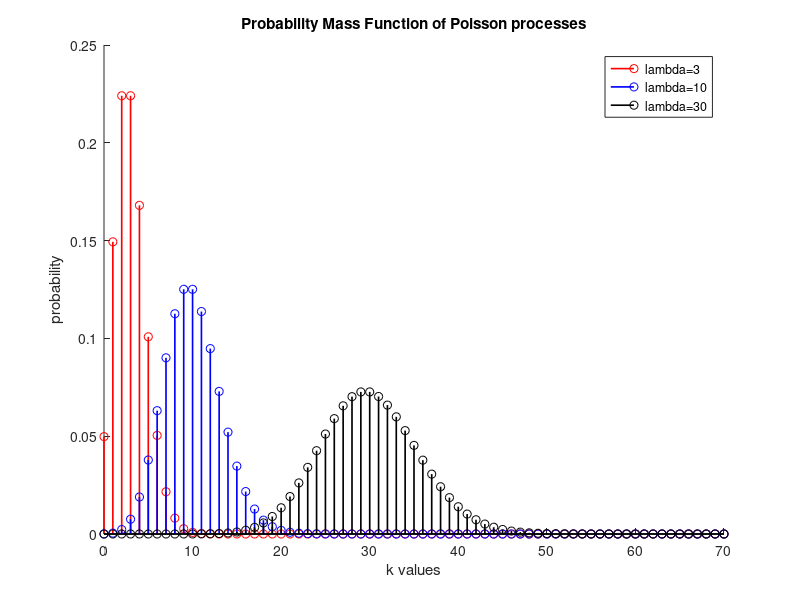
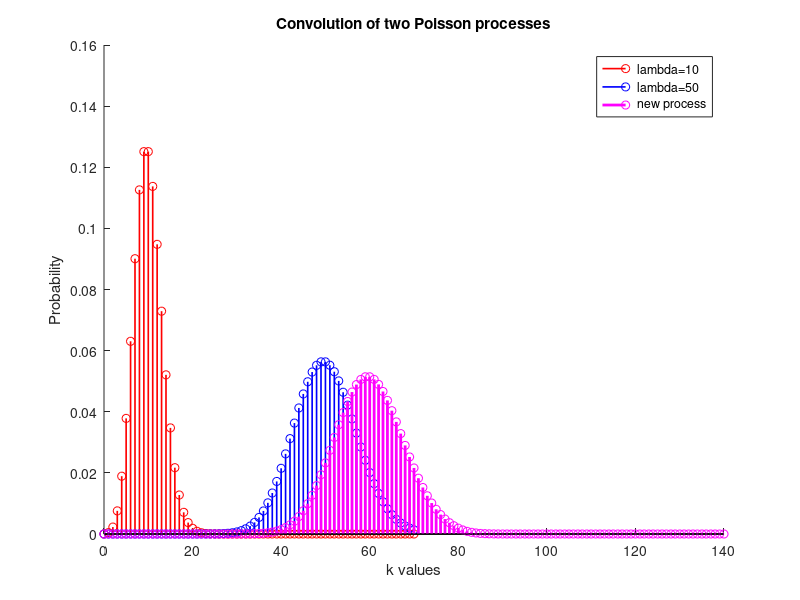
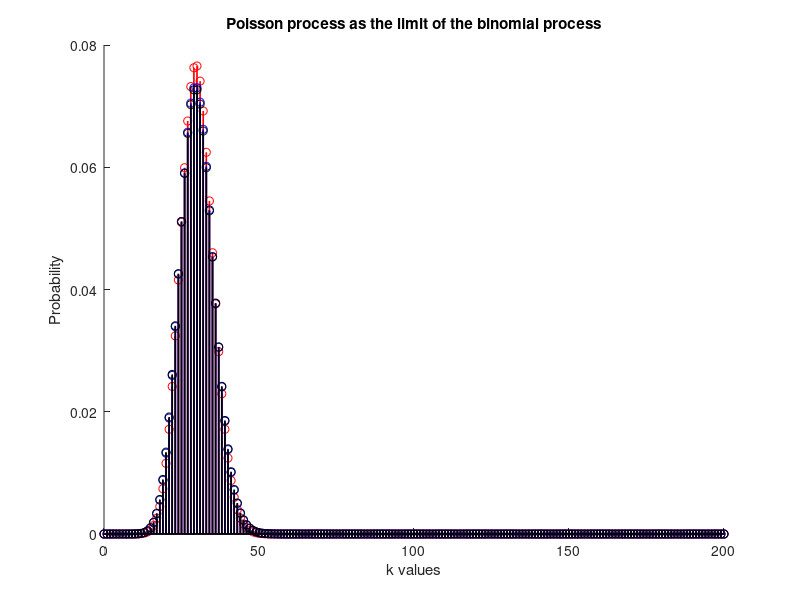

The MATLAB script that drew these images, in order:
pkg load statistics

clc;
clear all;
close all;

# TASK: In a common diagram, design the Probability Mass Function of Poisson processes
# with lambda parameters 3, 10, 30, 50. In the horizontal axes, choose k parameters 
# between 0 and 70. 

k = 0:1:70;
lambda = [3,10,30, 50];

for i=1:columns(lambda)
  poisson(i,:) = poisspdf(k,lambda(i));
endfor

colors = "rbkm";
figure(1);
hold on;
for i=1:(columns(lambda)-1)
  stem(k,poisson(i,:),colors(i),"linewidth",1.2);
endfor
hold off;

title("Probability Mass Function of Poisson processes");
xlabel("k values");
ylabel("probability");
legend("lambda=3","lambda=10","lambda=30","lambda=50");

# TASK: regarding the poisson process with parameter lambda 30, compute its mean 
# value and variance

index = find(lambda == 30);
chosen = poisson(index,:);
mean_value = 0;
for i=0:(columns(poisson(index,:))-1)
  mean_value = mean_value + i.*poisson(index,i+1);
endfor

display("mean value of Poisson with lambda 30 is");
display(mean_value);

second_moment = 0;
for i=0:(columns(poisson(index,:))-1)
  second_moment = second_moment + i.*i.*poisson(index,i+1);
endfor

variance = second_moment - mean_value.^2;
display("Variance of Poisson with lambda 30 is");
display(variance);

# TASK: consider the convolution of the Poisson distribution with lambda 20 with 
# the Poisson distribution with lambda 30. 

first = find(lambda==10);
second = find(lambda==50);
poisson_first = poisson(first,:);
poisson_second = poisson(second,:);

composed = conv(poisson_first,poisson_second);
new_k = 0:1:(2*70);

figure(2);
hold on;
stem(k,poisson_first(:),colors(1),"linewidth",1.2);
stem(k,poisson_second(:),colors(2),"linewidth",1.2);
stem(new_k,composed,"mo","linewidth",2);
hold off;
title("Convolution of two Poisson processes");
xlabel("k values");
ylabel("Probability");
legend("lambda=10","lambda=50","new process");

# TASK: show that Poisson process is the limit of the binomial distribution.
k = 0:1:200;
# Define the desired Poisson Process
lambda = 30;
i = 1:1:5;
n =[300, 3000, 30000];
p = lambda./n;

figure(3);
title("Poisson process as the limit of the binomial process");
xlabel("k values");
ylabel("Probability");
hold on;
for i=1:3
  binomial = binopdf(k,n(i),p(i));
  stem(k,binomial,colors(i),'linewidth',1.2);
endfor
hold off;
